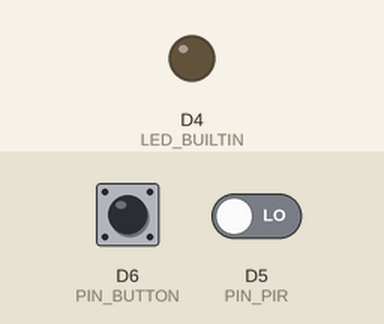
Simulated run of this program. Board: ESP8266 (Wemos D1 mini). Parts: output pins drawn as LEDs (lit = HIGH, except the on-board LED, lit = LOW). Dashed ring = blinking. Inputs (shaded band) come from the test bench; at power-on: D5 (PIN_PIR) LOW, D6 (PIN_BUTTON) HIGH. What the program prints to the serial monitor is not drawn.

Above: at 11.2 s.
11.3 s: D5 (PIN_PIR) driven HIGH
At 14.2 s:
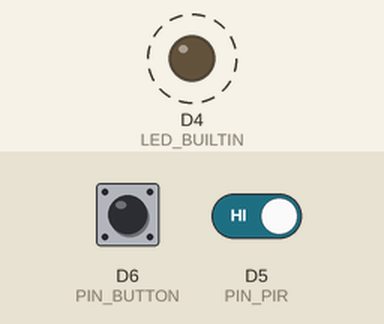
14.3 s: D6 (PIN_BUTTON) pulled LOW for 0.15 s
At 15.3 s:
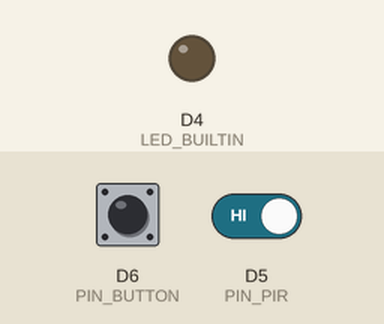
Timing chart, 0 to 17.3 s (numbered marks = the images above; inputs shaded):
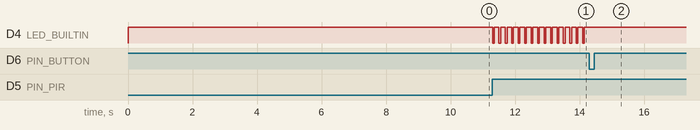

Measured:
- after the input at 11.3 s, D4 (LED_BUILTIN): alternates HIGH for 0.15 s and LOW for 0.05 s, starting at once
- after the input at 14.3 s, D4 (LED_BUILTIN): stops changing and stays HIGH

The program:

main.cpp
```cpp
// COMP-10184 - Alarm system
// @author - Yash Khanduja
// @id -  000826385
// I YASH KHANDUJA, 000826385 HERE BY DECLARE THAT THIS IS MY OWN WORK.
// Finished - Stage 4

#include <Arduino.h>
#define PIN_PIR D5
#define PIN_BUTTON D6
#define TIME 100
#define BLINK_NUM 40

enum alarmState{
    enabled,
    countdown,
    active,
    disabled
};
int isAlarmActive = enabled;
long countDown = 0;
bool previousPirState = false;
bool lastBtnState = false;

/**
 * @param - boolean isDetected (If there is motion detected)
*/
void handleAlarmEnabled(bool isDetected){
    if(isDetected == true){
        isAlarmActive = countdown;
    }
}
/**
 * If any motion is detected
*/
bool detectMotion(){
    bool currPirState = digitalRead(PIN_PIR) == HIGH;
    bool motion = (currPirState && !previousPirState);
    previousPirState = currPirState;
    return motion;
}
/**
 * If the Button is pushed
*/
bool PushedBtn(){
    bool currBtnState = digitalRead(PIN_BUTTON) == LOW;
    bool pushed = (currBtnState && lastBtnState);
    lastBtnState = currBtnState;
    return pushed;
}
/**
 * Set Led to ON/OFF
 * @param boolean state (alarm state)
*/
void _SetLed_(bool state){
    if(state == true){
        digitalWrite(LED_BUILTIN,LOW);
    }
    if(state == false)
    {
        digitalWrite(LED_BUILTIN,HIGH);
    }
}
/**
 * Blink when there is motion is detected..
*/
void handleMotionDetection(){
    for(int i=0;i<BLINK_NUM;i++){
        _SetLed_(true);
        delay(100);
        _SetLed_(false);
        delay(100);
    }
    isAlarmActive = active;
    Serial.println("*********************************");
    Serial.print("Motion Detected at - ");
    Serial.print(millis()/1000);
    Serial.println(" Seconds");
}

/**
 * Stop light flashing, when button is pressed
 * @param boolean btnPushed(Button is pushed)
*/

void handlebtnPressOnFlashing(bool btnPushed){
    if(countDown == 0){
        countDown = millis();
    }
    if(btnPushed){
        _SetLed_(false);
        countDown = 0;
        isAlarmActive = enabled;
    Serial.println("****************");
    Serial.print("Button Pushed at - ");
    Serial.print(millis()/1000);
    Serial.println(" Seconds");
    return;
    }
    int timeCountDownStart = millis() - countDown;
    if(timeCountDownStart>(200*40)){
        countDown = 0;
        isAlarmActive = active;
        Serial.println("****************");
        Serial.print("Motion Detected at - ");
        Serial.print(millis()/1000);
        Serial.println(" Seconds");
        return;
    }
    _SetLed_(timeCountDownStart % 200 < 50);

}

void setup() {
  Serial.begin(115200);
  Serial.println();
  Serial.println();
  Serial.println("=========================================");
  Serial.println("---ALARM SYSTEM - STAGE 4---");
  Serial.println("Yash Khanduja, 000826385");
  Serial.println("=========================================");

  pinMode(LED_BUILTIN, OUTPUT);
  pinMode(PIN_PIR, INPUT);
  pinMode(PIN_BUTTON, INPUT_PULLUP);
  _SetLed_(false);
  Serial.print("calibrating sensor ");
    for(int i = 0; i <10; i++){
      Serial.print(".");
      delay(1000);
      }
    Serial.println(" done");
    Serial.println("SENSOR ACTIVE");
    delay(50);
}

void loop() {
    bool detected = detectMotion();
    bool pushDetected = PushedBtn();
    switch(isAlarmActive){
        case enabled:
        handleAlarmEnabled(detected);
        break;
        case countdown:
         handlebtnPressOnFlashing(pushDetected);
         break;
         case active:
         _SetLed_(true);
         break;
         case disabled:
         break;
    }

}
```
